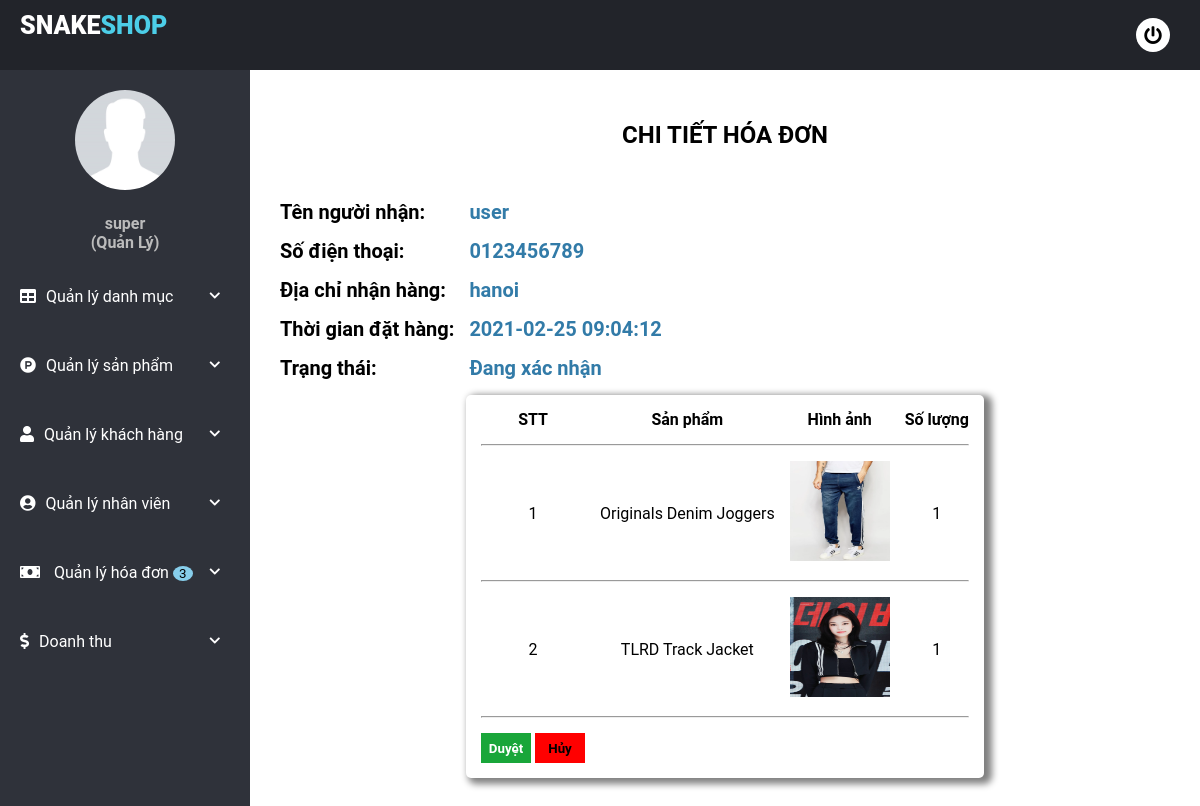
The app's page /admin/order/detail.php?id=35 (signed in) with its own data.
### tables this page shows
CREATE TABLE `bill` (
  `id_bill` int(11) NOT NULL,
  `id_user` int(11) DEFAULT NULL,
  `time_buy` datetime DEFAULT NULL,
  `name_user` varchar(100) DEFAULT NULL,
  `phone_number_user` varchar(100) DEFAULT NULL,
  `address_user` varchar(200) DEFAULT NULL,
  `price` float DEFAULT NULL,
  `status` tinyint(4) DEFAULT NULL
);

CREATE TABLE `detail_bill` (
  `id_bill` int(11) NOT NULL,
  `id_products` int(11) NOT NULL,
  `amount` int(11) DEFAULT NULL,
  `price` float DEFAULT NULL
);

CREATE TABLE `products` (
  `id_products` int(11) NOT NULL,
  `name` varchar(100) DEFAULT NULL,
  `price` float DEFAULT NULL,
  `image` varchar(255) DEFAULT NULL,
  `description` varchar(255) DEFAULT NULL,
  `amount` int(11) DEFAULT NULL,
  `id_category` int(11) DEFAULT NULL,
  `brand` varchar(100) DEFAULT NULL
);

### admin/order/detail.php (the view, shortened to what this page needs)
<!DOCTYPE html>
<html>
<head>
	<link rel="stylesheet" href="../../css/css.css">
	<link href="https://stackpath.bootstrapcdn.com/font-awesome/4.7.0/css/font-awesome.min.css" rel="stylesheet">
	<link rel="stylesheet" href="../../css/side_bar.css">
</head>
<body>
	<?php
		include("../../connect/open.php");
				if(isset($_GET["id"])){
					$id = $_GET["id"];
				}
				$detailbill = "SELECT detail_bill.id_bill,detail_bill.amount,detail_bill.price,products.image,products.name FROM detail_bill JOIN products ON detail_bill.id_products = products.id_products WHERE id_bill = ".$id;
				$result = mysqli_query($con , $detailbill);
				$bill = "SELECT * FROM bill WHERE  id_bill =".$id;
				$result_bill = mysqli_query($con , $bill);
				$order = mysqli_fetch_assoc($result_bill);
	?>
	<div class="wrapper">
        <?php
        include("../../side_bar.php");
        ?>
		<div class="content">
			<div class="content_content">
				<h2 class="text-center">Chi Tiết Hóa Đơn</h2>
				<table class="info_customer">
					<tr>
						<td>Tên người nhận:</td>
						<td><p><?php echo $order["name_user"];?></p></td>
					</tr>
					<tr>
						<td>Số điện thoại:</td>
						<td><p><?php echo $order["phone_number_user"];?></p></td>
					</tr>
					<tr>
						<td>Địa chỉ nhận hàng:</td>
						<td><p><?php echo $order["address_user"];?></p></td>
					</tr>
					<tr>
						<td>Thời gian đặt hàng:</td>
						<td><p><?php echo $order["time_buy"];?></p></td>
					</tr>
					<tr>
						<td>Trạng thái:</td>
						<td>
							<p>
								<?php
									if($order["status"] == 0){
										echo "Đang xác nhận";
								?>
								<?php
									}
								?>
							</p>
						</td>
					</tr>
				</table>
				<table>
					<tr>
						<th>STT</th>
						<th>Sản phẩm</th>
						<th>Hình ảnh</th>
						<th>Số lượng</th>
					</tr>
					<tr>
						<td colspan="4"><hr></td>
					</tr>
					<?php
						$index = 1;
						if($result != null){
					while($detail = mysqli_fetch_array($result) ) { ?>
							<tr>
								<td><?php echo $index++ ?></td>
								<td>
									<?php
										echo $detail["name"];
									?>
								</td>
								<td>
									<img src="../../upload/<?php echo $detail["image"] ?>" alt="" style="width: 100px; height: 100px">
								</td>
								<td><?php echo $detail["amount"] ?></td>
							</tr>
							<tr>
								<td colspan="4"><hr></td>
							</tr>
					<?php } } ?>
					<tr>
						<td>
							<?php if ($order["status"] == 0 ):?>
								<a href="accept.php?id=<?php echo $id; ?>"><button class="success" >Duyệt</button></a>
							<?php endif ?>
							<?php if ($order["status"] != 2 ):?>
								<a href="cancel.php?id=<?php echo $id; ?>"><button class="danger" >Hủy</button></a>
							<?php endif ?>
						</td>
					</tr>
				</table>
			</div>
		</div>
</body>
</html>

### css/css.css (style rules this page uses)
* { margin: 0; padding: 0; list-style: none; text-decoration: none; box-sizing: border-box; font-family: "Roboto", sans-serif; }
body { background: #fff; }
button { outline: none; }
.wrapper .content { width: (100% - 250px); margin-top: 70px; margin-left: 250px; padding: 15px; height: 100%; transition: 0.3s; min-height: 100vh; }
.text-center { text-align: center; color: black; line-height: 100px; text-transform: uppercase; font-weight: 700; }
.wrapper .content .content_content table { max-width: 100%; max-height: 100%; border: 0px; border-spacing: 15px; border-radius: 5px 5px 5px 5px; margin: auto; padding: auto; background: #fff; text-align:center; box-shadow: 5px 3px 7px 3px gray; }
.wrapper .content .content_content .info_customer { text-align: left; margin-left: 0; box-shadow: none; font-size: 20px; font-weight: 700; }
.content_content .success { width: 50px; height: 30px; background: #19a63a; color: white; font-weight: bold; border: none; }
.content_content .danger { width: 50px; height: 30px; background: red; color: black; font-weight: bold; border: none; }
.wrapper .content .content_content p { color: #327ba8; }

### css/side_bar.css (style rules this page uses)
* { margin: 0; padding: 0; list-style: none; text-decoration: none; box-sizing: border-box; font-family: "Roboto", sans-serif; }
body { background: #fff; }
.wrapper .content { width: (100% - 250px); margin-top: 70px; margin-left: 250px; padding: 15px; height: 100%; transition: 0.3s; min-height: 100vh; }

### records on screen
bill: name_user "user", phone_number_user "0123456789", address_user "hanoi", time_buy "2021-02-25 09:04:12"
detail_bill: id_products.name "Originals Denim Joggers", id_products.image (picture), amount "1"
detail_bill: id_products.name "TLRD Track Jacket", id_products.image (picture), amount "1"

### other values on screen
$Sadmin "super"
$row "3"
